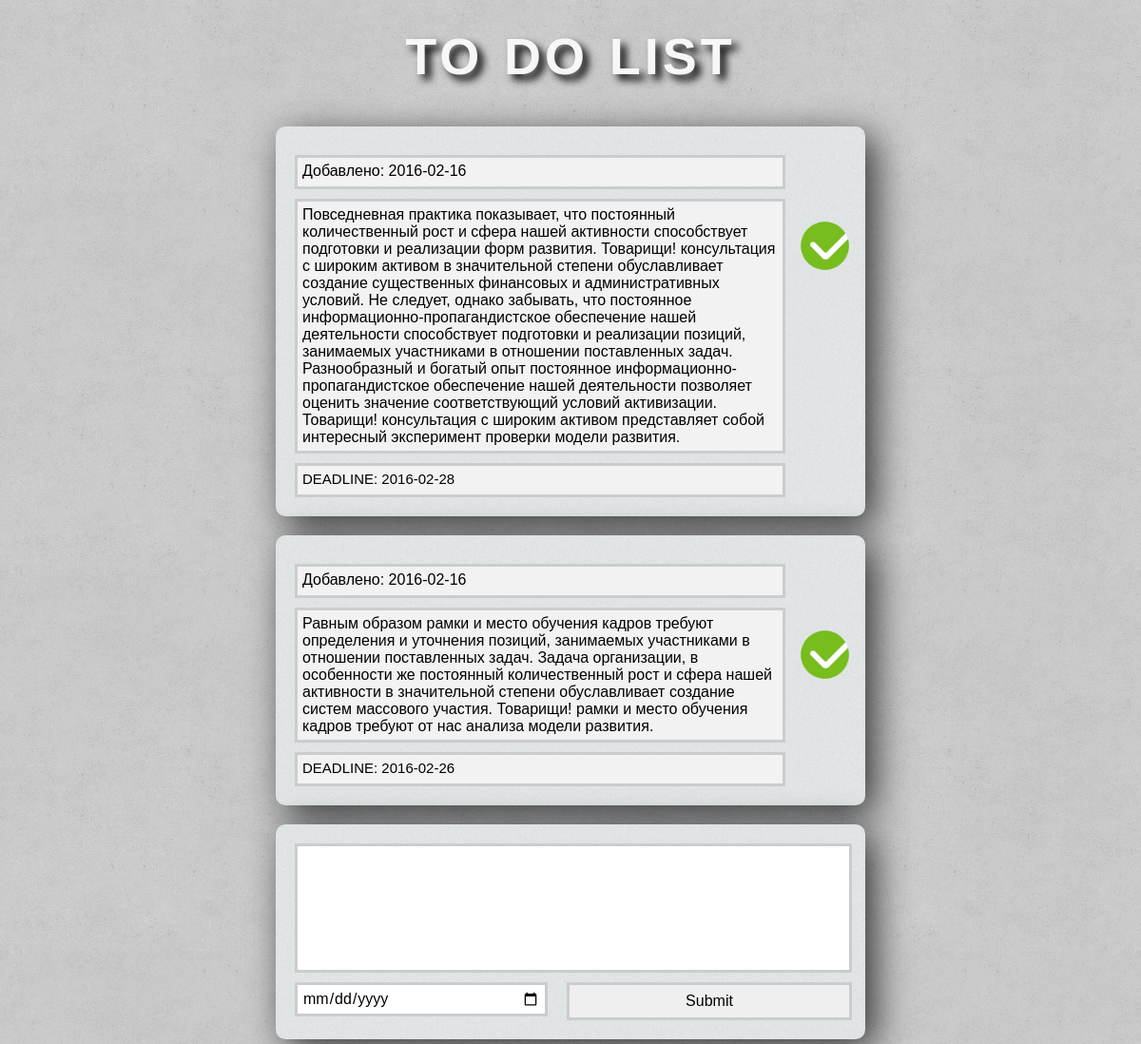
The page / on the database its author committed.
### tables this page shows
CREATE TABLE IF NOT EXISTS `events` (
  `id` int(4) NOT NULL AUTO_INCREMENT,
  `text` text,
  `deadline` date NOT NULL,
  `added` date NOT NULL,
  PRIMARY KEY (`id`),
  KEY `id` (`id`)
);

### php/getevents.php (the view, shortened to what this page needs)
<?
$result = mysql_query("SELECT text, added, id, deadline
FROM  `events`
WHERE 1 ");
while($row = mysql_fetch_array($result))
{
	echo ("<div class='content round shadow'>");
		echo ("<div>");
			echo ("<div class='added'>");
				echo ("<p>Добавлено: {$row['added']} </p>");
			echo ("</div>");
			echo ("<a class='done' id='{$row['id']}'></a>");
			echo ("<div class='todoevents'>");
			echo ("<p>{$row['text']}</p>");
			echo ("</div>");
			echo ("<div class='cooldown'>");
				echo ("<p>DEADLINE:  {$row['deadline']} </p>");
			echo ("</div>");
		echo ("</div>");
	echo ("</div>");
}
?>

### index.php (shortened to what this page needs)
<!DOCTYPE html>
<html lang="ruRU">
<head>
	<link rel="stylesheet" type="text/css" href="../css/style.css">
</head>
<body>
	<p class="headtxt">TO DO LIST</p>
				<?
 include 'php/getevents.php';
?>
	<div class="content round shadow">
		<form align = 'center'>
			<textarea class='todoinput' id="text" rows="10" cols="10"></textarea>
			<input class="tododate" type="date" id="deadline">
			<input class="todobtn" type="submit" name="submit">
		</form>
	</div>
</body>
</html>

### css/style.css (style rules this page uses)
* { vertical-align: baselinebaseline; font-family: inherit; font-style: inherit; font-size: 100%; border: none; padding: 0; margin: 0; }
body { padding: 5px; background: url(../img/mooning.png); }
h1, h2, h3, h4, h5, h6, pre, blockquote, form, ul, ol, dl { margin: 20px 0; }
.content { display: block; width: 600px; min-height: 200px; background: url(../img/bgnois.png) #E3E7E8; margin: auto; margin-top: 20px; padding: 10px; overflow: hidden; }
.shadow { -webkit-box-shadow: 10px 10px 39px 0px rgba(0,0,0,0.75); -moz-box-shadow: 10px 10px 39px 0px rgba(0,0,0,0.75); box-shadow: 10px 10px 39px 0px rgba(0,0,0,0.75); }
.round { border-radius: 10px 10px 10px 10px; -moz-border-radius: 10px 10px 10px 10px; -webkit-border-radius: 10px 10px 10px 10px; border: 0px solid #000000; }
.headtxt { text-shadow:6px 6px 9px rgba(0,0,0,1); font-weight:bold; color:#F7F7F7; letter-spacing:3pt; word-spacing:2pt; font-size:54px; text-align:center; font-family:impact, sans-serif; line-height:2; }
form { width: 100%; margin: 10px; }
.todoinput { float: left; width: 570px; height: 120px; border: 3px solid #cccccc; padding: 5px; margin-bottom: 10px; font-family: Tahoma, sans-serif; resize: none; }
.tododate { width: 250px; border: 3px solid #cccccc; float: left; padding: 5px; margin-bottom: 10px; font-family: Tahoma, sans-serif; }
.todobtn { width: 300px; border: 3px solid #cccccc; float: right; padding: 5px; height: 40px; margin-bottom: 10px; margin-right: 14px; font-family: Tahoma, sans-serif; }
.todoevents { display: block; background: #f2f2f2; margin: 10px; float: left; width: 500px; min-height: 90px; border: 3px solid #cccccc; padding: 5px; font-family: Tahoma, sans-serif; resize: vertical; overflow: hidden; resize: none; }
a.done { background: url(../img/ready-icon.png) center no-repeat; background-size: contain; float: right; margin-top: 10px; margin-right: 5px; width: 45px; height: 200px; padding: 5px; margin-bottom: 5px; font-family: Tahoma, sans-serif; resize: vertical; transition: 1s linear; }
.cooldown { background: #f2f2f2; float: left; width: 500px; height: 20px; border: 3px solid #cccccc; padding: 5px; margin-left:10px; margin-bottom: 10px; font-family: Tahoma, sans-serif; resize: vertical; transition: 1s linear; }
.cooldown p { color:; font-size: 15px; }
.added { background: #f2f2f2; float: left; width: 500px; height: 20px; border: 3px solid #cccccc; padding: 5px; margin-left:10px; margin-top: 20px; font-family: Tahoma, sans-serif; resize: vertical; transition: 1s linear; }

### rows shown on the page
events: added "2016-02-16", text "Повседневная практика показывает, что постоянный количественный рост и сфера нашей активности способствует подготовки и реализации форм развития. Товарищи! консультация с широким активом в значительной степени обуславливает создание существенных финансовых и административных условий. Не следует, однако забывать, что постоянное информационно-пропагандистское обеспечение нашей деятельности способствует подготовки и реализации позиций, занимаемых участниками в отношении поставленных задач. Разнообразный и богатый опыт постоянное информационно-пропагандистское обеспечение нашей деятельности позволяет оценить значение соответствующий условий активизации. Товарищи! консультация с широким активом…", deadline "2016-02-28"
events: added "2016-02-16", text "Равным образом рамки и место обучения кадров требуют определения и уточнения позиций, занимаемых участниками в отношении поставленных задач. Задача организации, в особенности же постоянный количественный рост и сфера нашей активности в значительной степени обуславливает создание систем массового участия. Товарищи! рамки и место обучения кадров требуют от нас анализа модели развития.", deadline "2016-02-26"
